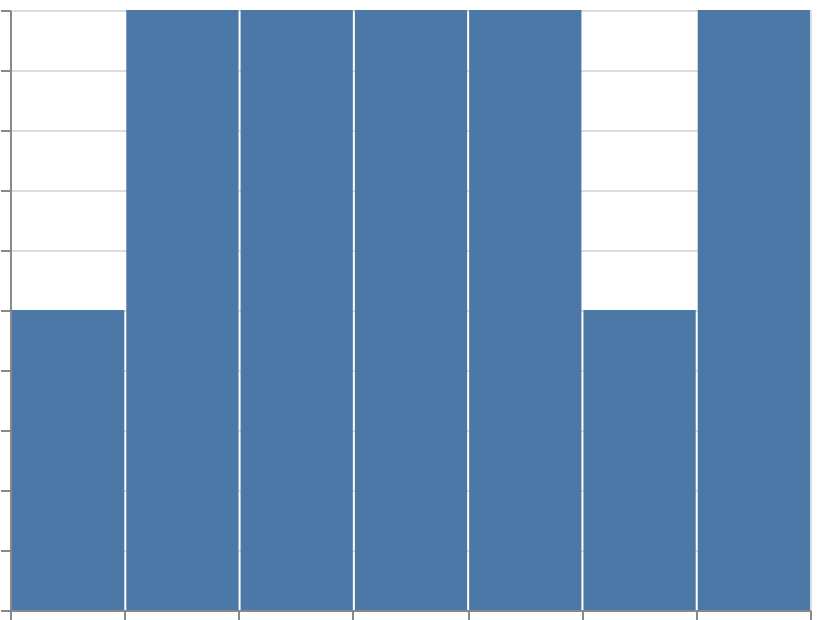

Source (Vega-Lite JSON):
### Vega-Lite specification from a JSON file in a GitHub repository (floating-point values rounded to 4 significant figures)
{"$schema": "https://vega.github.io/schema/vega-lite/v6.json", "width": 400, "height": 300, "padding": 5, "autosize": "none", "data": {"name": "table", "values": [{"val": 1}, {"val": 2}, {"val": 3}, {"val": 5}, {"val": 8}, {"val": 13}, {"val": 4}, {"val": 6}, {"val": 9}, {"val": 11}, {"val": 7}, {"val": 12}]}, "mark": "bar", "encoding": {"x": {"bin": true, "field": "val", "type": "quantitative"}, "y": {"aggregate": "count", "type": "quantitative"}}}
